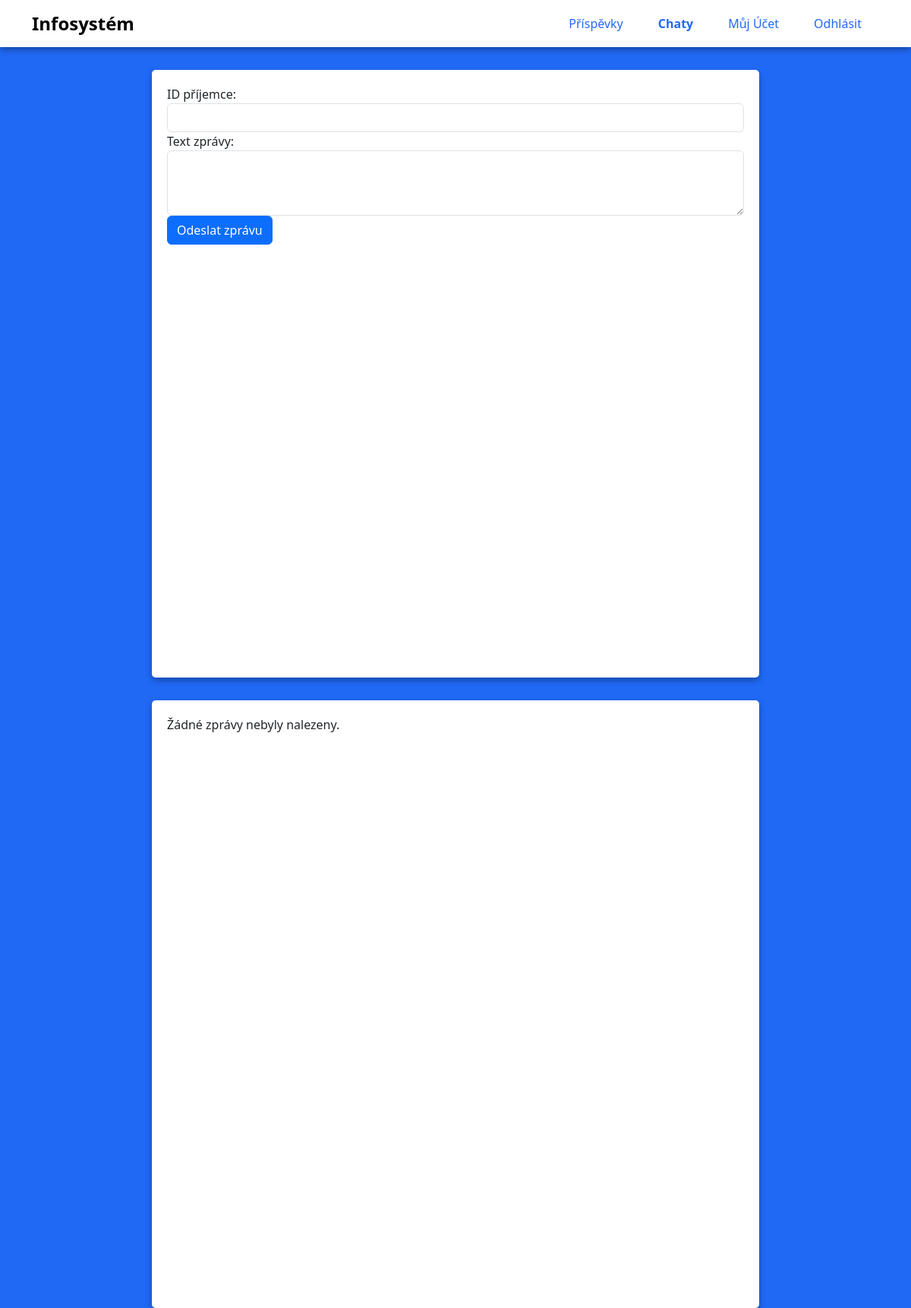
The app's page /chat.php (signed in), older data.
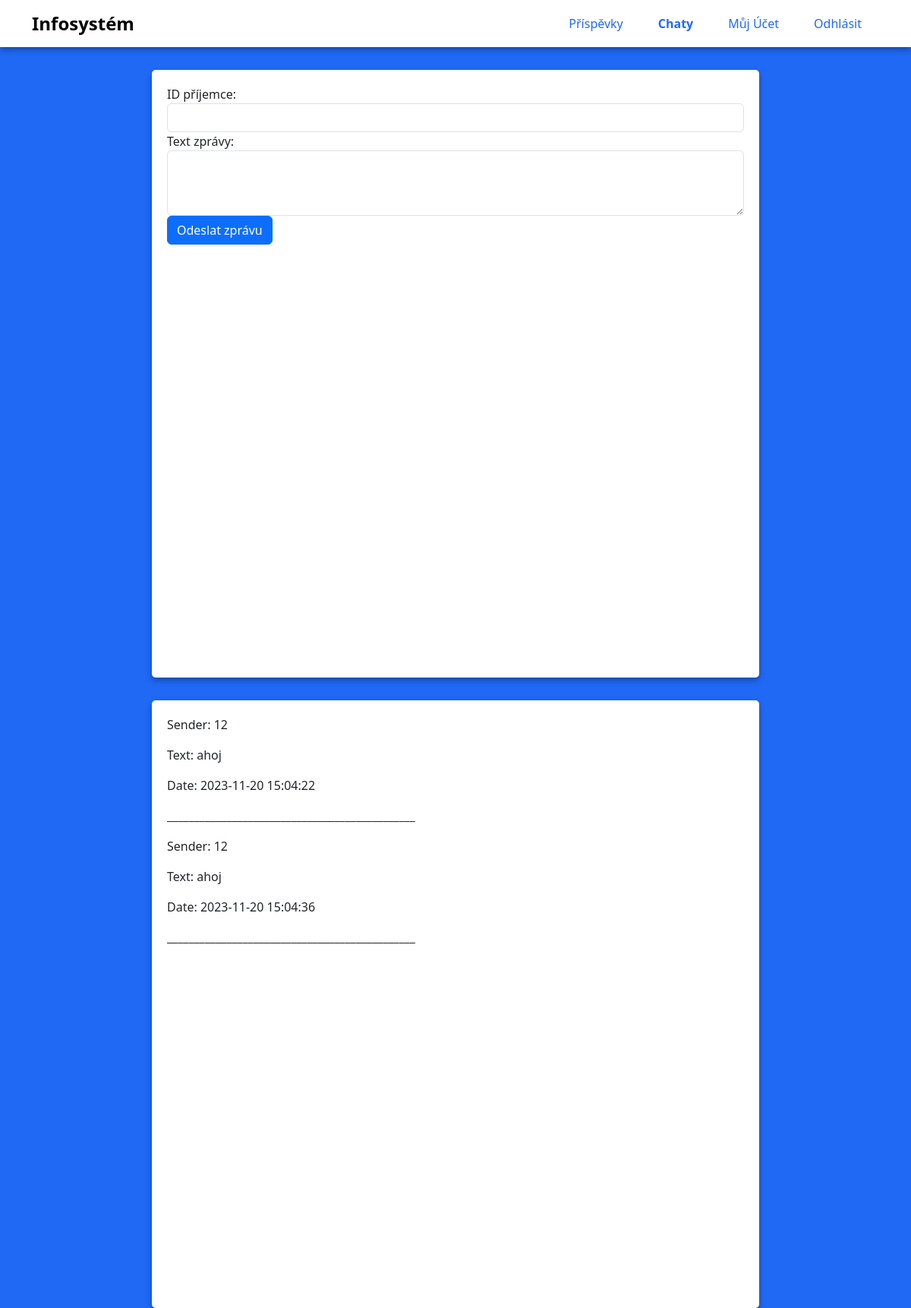
The same page, newer data.
### tables this page shows
CREATE TABLE `message` (
  `id` int(10) UNSIGNED NOT NULL,
  `sender_id` int(10) UNSIGNED NOT NULL,
  `receiver_id` int(10) UNSIGNED NOT NULL,
  `text` varchar(1024) NOT NULL,
  `messageDateTime` datetime NOT NULL DEFAULT current_timestamp()
);

### chat.php (the view, shortened to what this page needs)
<?php
$host = 'localhost';
$dbname = 'db';
$user = 'root';
$pass = '';
$conn = new mysqli($host, $user, $pass, $dbname);
$user_id = $_SESSION['user_id'];
$sql = "SELECT * FROM message WHERE receiver_id = '$user_id'";
$result = $conn->query($sql);
?>
<!DOCTYPE html>
<html lang="en">
<head>
    <link rel="stylesheet" href="https://unpkg.com/bootstrap@5.3.2/dist/css/bootstrap.min.css" />
    <link rel="stylesheet" href="https://unpkg.com/bs-brain@2.0.2/components/logins/login-5/assets/css/login-5.css" />
<body>
    <nav class="navbar navbar-expand-lg navbar-light">
        <div class="container">
            <a class="navbar-brand" href="#">Infosystém</a>
            <div class="collapse navbar-collapse justify-content-end" id="navbarNav">
                <ul class="navbar-nav">
                    <li class="nav-item">
                        <a class="nav-link" href="posts.php">Příspěvky</a>
                    </li>
                    <li class="nav-item">
                        <a class="nav-link" href="chat.php">Chaty</a>
                    </li>
                    <li class="nav-item">
                        <a class="nav-link" href="account.php">Můj Účet</a>
                    </li>
                    <li class="nav-item">
                        <a class="nav-link" href="logout.php">Odhlásit</a>
                    </li>
                </ul>
            </div>
        </div>
    </nav>
    <div class="center-container">
        <form method="post" action="">
            <div class="form-group">
                <label for="receiver_id">ID příjemce:</label>
                <input type="text" class="form-control" id="receiver_id" name="receiver_id" required>
            </div>
            <div class="form-group">
                <label for="text">Text zprávy:</label>
                <textarea class="form-control" id="text" name="text" rows="3" required></textarea>
            </div>
            <button type="submit" class="btn btn-primary">Odeslat zprávu</button>
        </form>
    </div>
   <div class="center-container">
        <?php
        if ($result->num_rows > 0) {
            while ($row = $result->fetch_assoc()) {
                echo "<div class='message'>";
                echo "<p>Sender: " . $row['sender_id'] . "</p>";
                echo "<p>Text: " . $row['text'] . "</p>";
                echo "<p>Date: " . $row['messageDateTime'] . "</p>";
                echo "</div>";
                echo "<p>______________________________________________</p>";
            }
        } else {
            echo "<p>Žádné zprávy nebyly nalezeny.</p>";
        }
        ?>
    </div>
</body>
</html>

Row changes from the older to the newer data that the page shows:
added message: sender "12", text "ahoj", messageDateTime "2023-11-20 15:04:22"
added message: sender "12", text "ahoj", messageDateTime "2023-11-20 15:04:36"
Text that changed along with them:
text no longer shown: "Žádné zprávy nebyly nalezeny."
